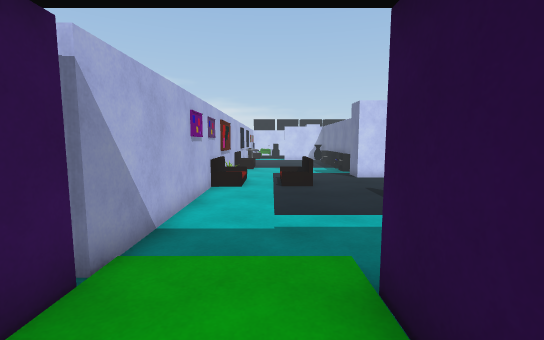
View 1 (above)

23 first-person views from a walk through a 3-D level made in the Unity game engine. The camera is 1.3 m above the floor, tilts 6° down and sees 90° across. The floor is counted in squares, 0.72 m on a side. Each view is taken from the middle of a square. On the plan, view 1 faces up. The plan holds only what a view shows up to about 15 squares ahead; the rest is blank. The place goes on beyond the plan. The player is left out. Some animated figures are not drawn. Door leaves are left out, so doorways stand open. Surface patterns are stand-ins for the level's own textures.

View 2
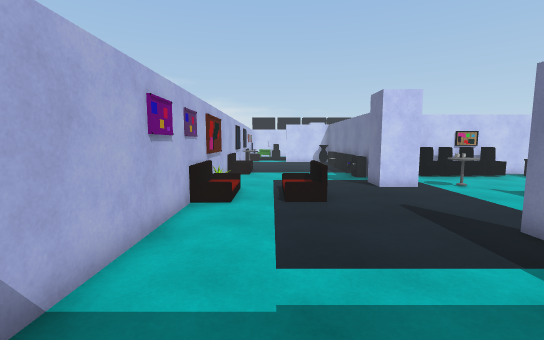

View 3
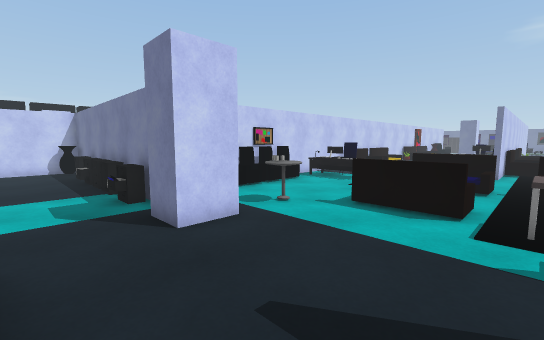

View 4
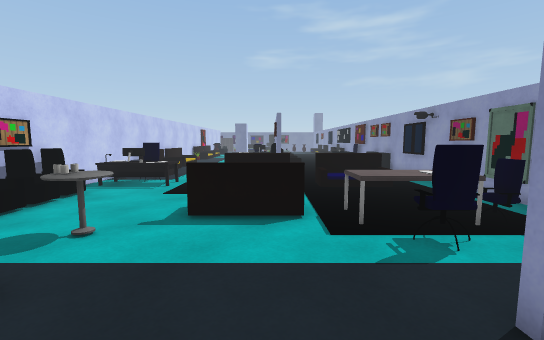

View 5
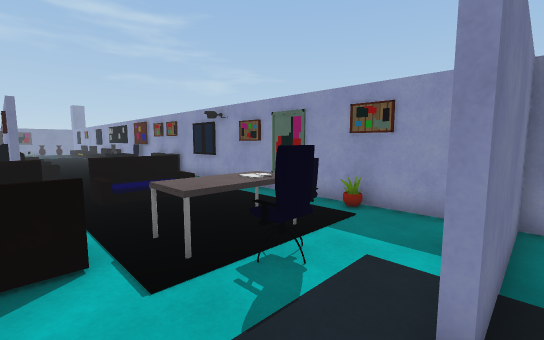

View 6
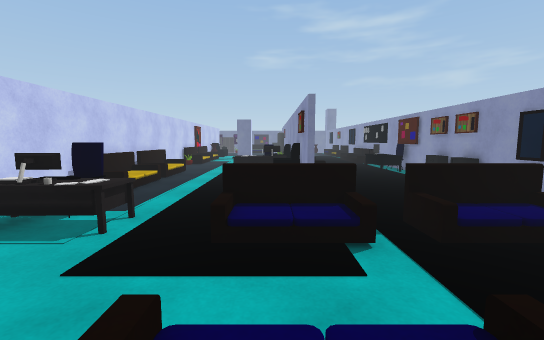

View 7
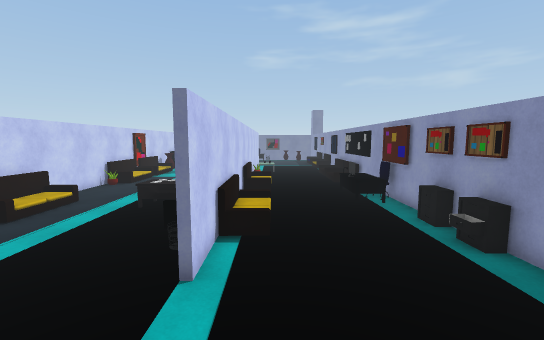

View 8
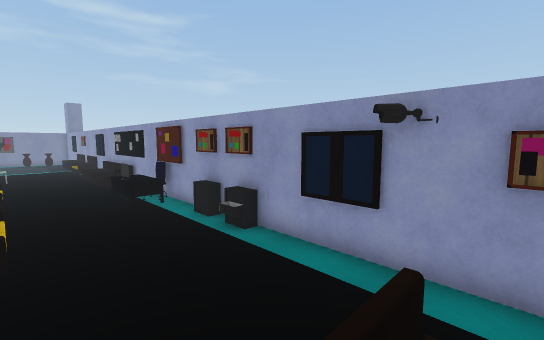

View 9
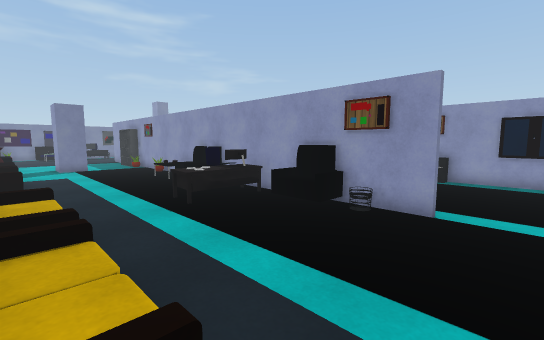

View 10
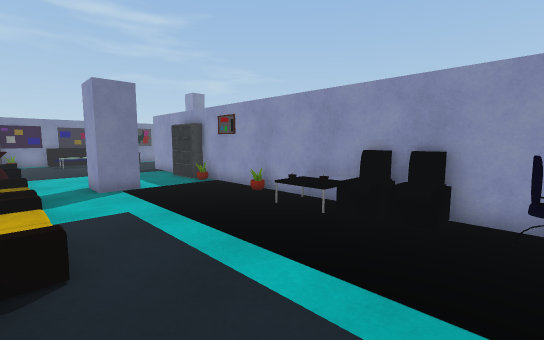

View 11
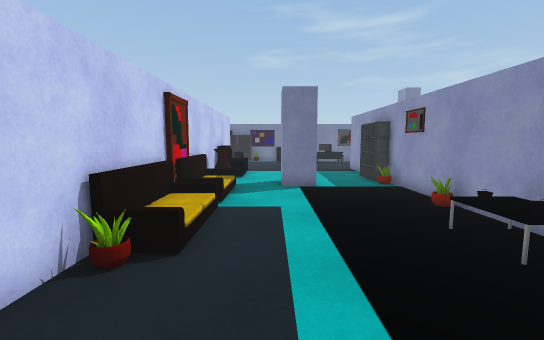

View 12
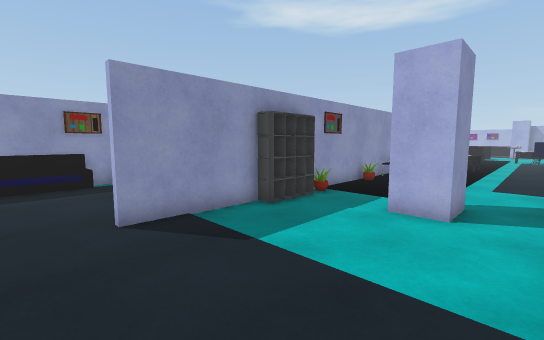

View 13
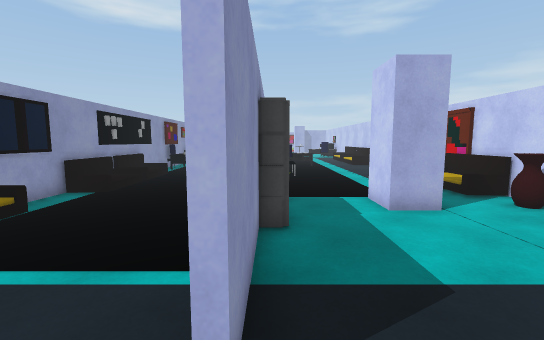

View 14
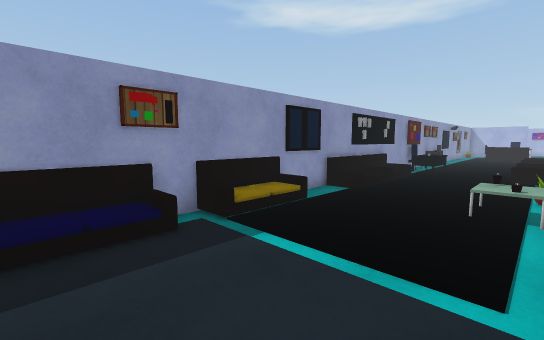

View 15
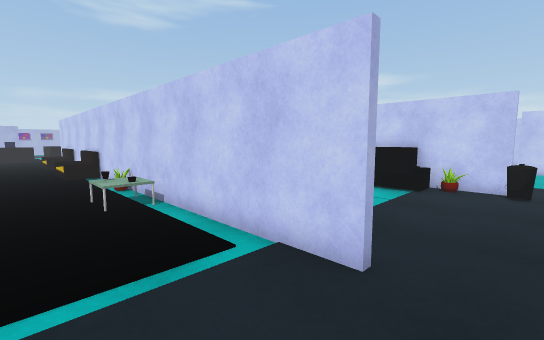

View 16
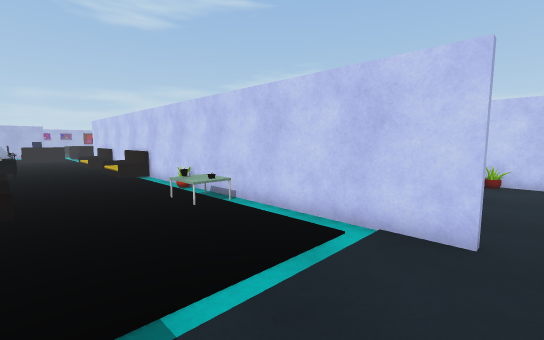

View 17
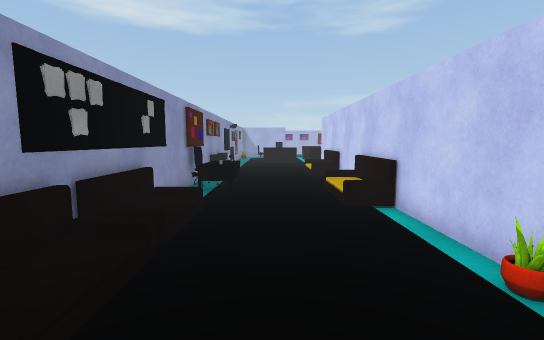

View 18
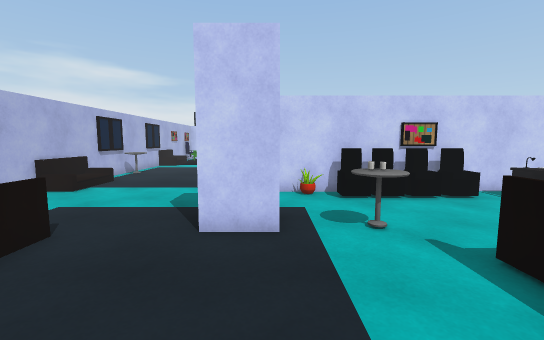

View 19
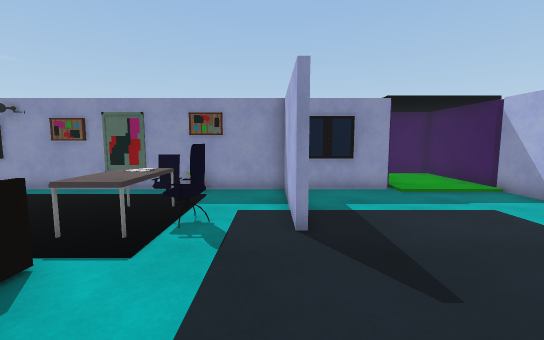

View 20
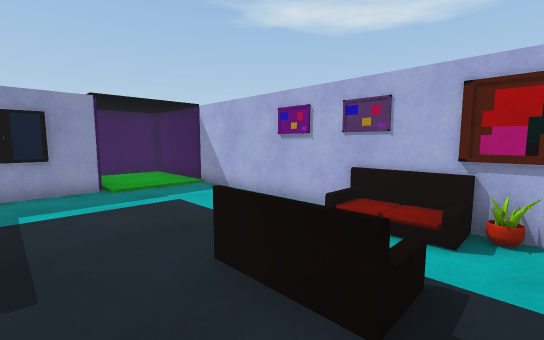

View 21
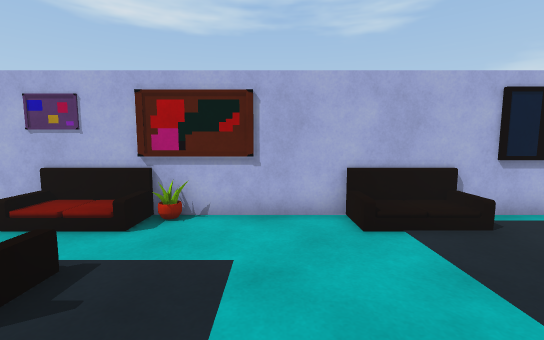

View 22
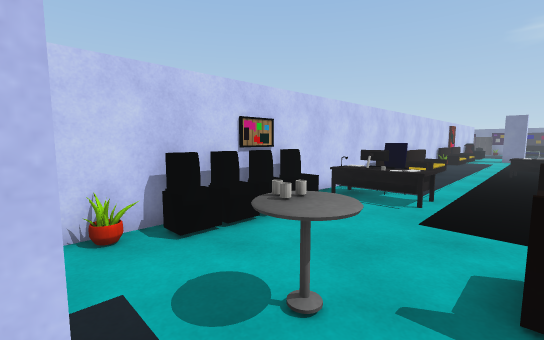

View 23
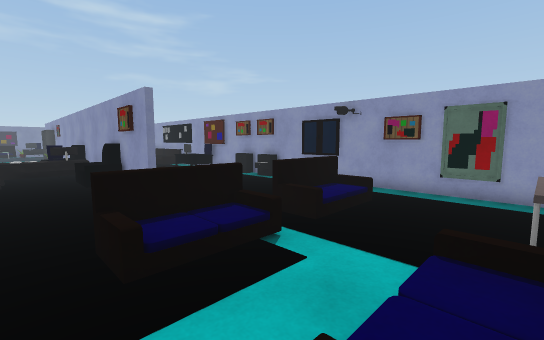

### Floor plan
Key: @ floor where view 1 was taken; # wall or solid block; x gap in a wall; . main floor; : floor 0.25 m higher than the main floor; / step, stairs or slope; = window, fence, low wall or low ledge; S sofa; T table; E desk; C chair; A vase; B bookshelf; I bin; O other object.
Columns run from 3 left of view 1 to 46 right of it. Each row starts with its distance up from view 1.
 24 # ......O
 23 #.......#
 22 #.......O
 21 # ......O                                        .
 20 # ......O                                        .
 19 #/......##O# ### ######   ########SS#  S ###O ###.
 18 #......OO...OOOOO.O..  S   S /...O:    :/AA OO.OII
 17 #....... ......... C..///////.....................
 16 #.......#......... ...............................
 15 #O......##.TT....E.......................#........
 14 #S..:S.....T................O.....................
 13 # .. ........O...O.......... E....................
 12 #O.. ........S... S ....O... C.OOOO...............
 11 #............O...OS ..#TTO#####OO####O###BBB####..
 10 #.......................#SSO   SSS....O.OO........
  9 #...........TT.../S.....................OO........
  8 #.......#..CTT...:S...............................
  7 #.......#...TT...:S ..............................
  6 #.......#...C.....  ..............................
  5 #.......#...................E  ...//:://..........
  4 x.......#..OT..O.......OTTT..CC=  O#SS /... SO.OS
  3 #....################################# # #########
  2 #....#
  1 #....#
  0 #..@
 -1 ####

Positions as (right, up) in squares from view 1, and headings:
1: (0, 0), facing up
2: (0, 3), facing up
3: (2, 9), facing up-right
4: (3, 11), facing right
5: (5, 11), facing down-right
6: (9, 12), facing right
7: (14, 9), facing right
8: (14, 9), facing down-right
9: (17, 18), facing down-right
10: (26, 18), facing down-right
11: (26, 16), facing right
12: (46, 17), facing down-left
13: (46, 11), facing left
14: (46, 10), facing down-left
15: (46, 7), facing up-left
16: (45, 5), facing up-left
17: (38, 7), facing left
18: (6, 9), facing up
19: (6, 14), facing down
20: (4, 15), facing down-left
21: (4, 17), facing left
22: (6, 13), facing up-right
23: (10, 14), facing down-right
